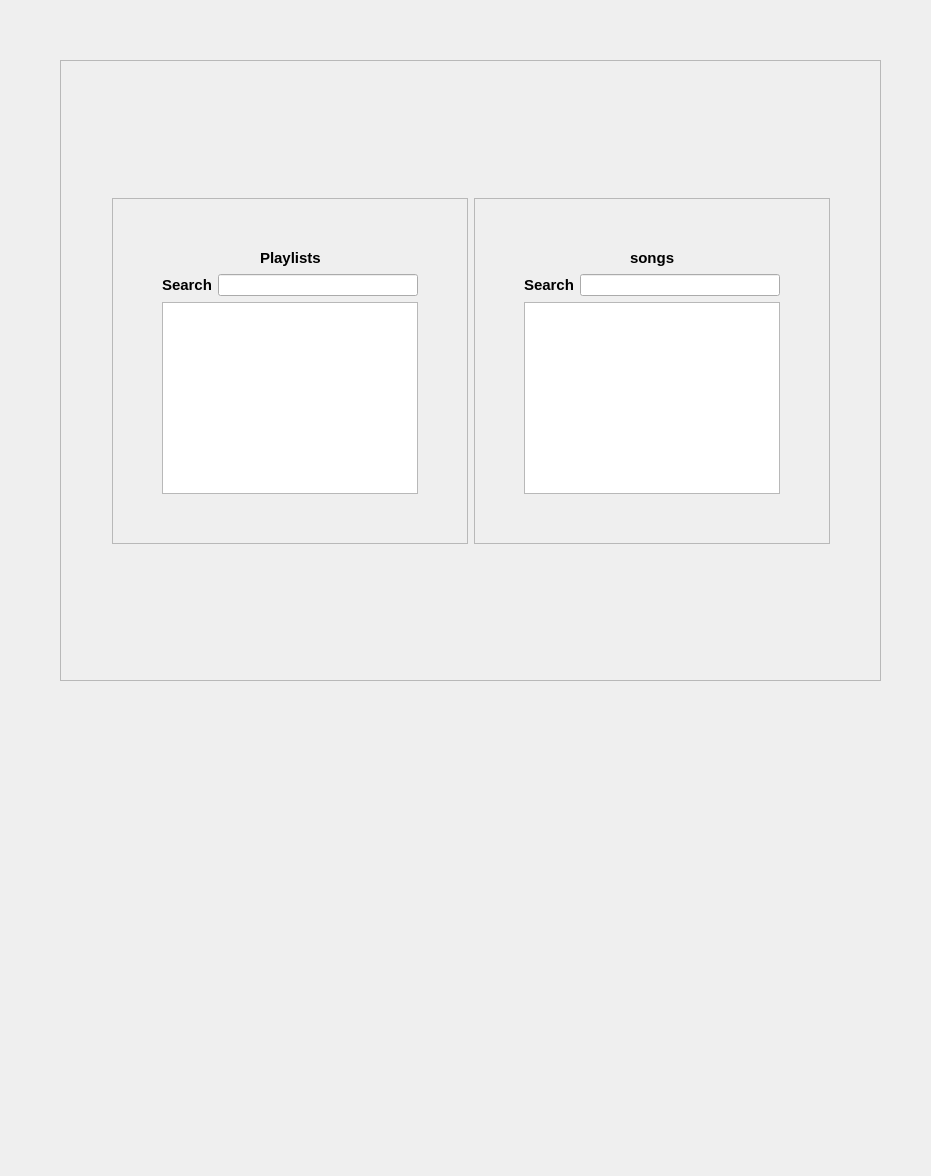
<?xml version="1.0" encoding="UTF-8"?>
<ui version="4.0">
 <class>playmusicwindow</class>
 <widget class="QDialog" name="playmusicwindow">
  <property name="geometry">
   <rect>
    <x>0</x>
    <y>0</y>
    <width>931</width>
    <height>1176</height>
   </rect>
  </property>
  <property name="windowTitle">
   <string>Dialog</string>
  </property>
  <widget class="QFrame" name="frame_3">
   <property name="geometry">
    <rect>
     <x>60</x>
     <y>60</y>
     <width>821</width>
     <height>621</height>
    </rect>
   </property>
   <property name="frameShape">
    <enum>QFrame::Shape::StyledPanel</enum>
   </property>
   <property name="frameShadow">
    <enum>QFrame::Shadow::Raised</enum>
   </property>
   <layout class="QGridLayout" name="gridLayout_3">
    <item row="1" column="1">
     <layout class="QHBoxLayout" name="horizontalLayout_5">
      <item>
       <widget class="QFrame" name="frame">
        <property name="frameShape">
         <enum>QFrame::Shape::StyledPanel</enum>
        </property>
        <property name="frameShadow">
         <enum>QFrame::Shadow::Raised</enum>
        </property>
        <layout class="QGridLayout" name="gridLayout">
         <item row="0" column="1">
          <spacer name="verticalSpacer_2">
           <property name="orientation">
            <enum>Qt::Orientation::Vertical</enum>
           </property>
           <property name="sizeHint" stdset="0">
            <size>
             <width>20</width>
             <height>40</height>
            </size>
           </property>
          </spacer>
         </item>
         <item row="1" column="1">
          <layout class="QVBoxLayout" name="verticalLayout">
           <item>
            <layout class="QHBoxLayout" name="horizontalLayout_3">
             <item>
              <spacer name="horizontalSpacer">
               <property name="orientation">
                <enum>Qt::Orientation::Horizontal</enum>
               </property>
               <property name="sizeHint" stdset="0">
                <size>
                 <width>40</width>
                 <height>20</height>
                </size>
               </property>
              </spacer>
             </item>
             <item>
              <widget class="QLabel" name="label_palylists">
               <property name="text">
                <string>&lt;html&gt;&lt;head/&gt;&lt;body&gt;&lt;p&gt;&lt;span style=&quot; font-size:11pt; font-weight:700;&quot;&gt;Playlists&lt;/span&gt;&lt;/p&gt;&lt;/body&gt;&lt;/html&gt;</string>
               </property>
              </widget>
             </item>
             <item>
              <spacer name="horizontalSpacer_2">
               <property name="orientation">
                <enum>Qt::Orientation::Horizontal</enum>
               </property>
               <property name="sizeHint" stdset="0">
                <size>
                 <width>40</width>
                 <height>20</height>
                </size>
               </property>
              </spacer>
             </item>
            </layout>
           </item>
           <item>
            <layout class="QHBoxLayout" name="horizontalLayout">
             <item>
              <widget class="QLabel" name="label">
               <property name="text">
                <string>&lt;html&gt;&lt;head/&gt;&lt;body&gt;&lt;p&gt;&lt;span style=&quot; font-size:11pt; font-weight:700;&quot;&gt;Search&lt;/span&gt;&lt;/p&gt;&lt;/body&gt;&lt;/html&gt;</string>
               </property>
              </widget>
             </item>
             <item>
              <widget class="QLineEdit" name="lineEdit_search_playlist"/>
             </item>
            </layout>
           </item>
           <item>
            <widget class="QTableWidget" name="tableWidget_playlist_names"/>
           </item>
          </layout>
         </item>
         <item row="2" column="1">
          <spacer name="verticalSpacer">
           <property name="orientation">
            <enum>Qt::Orientation::Vertical</enum>
           </property>
           <property name="sizeHint" stdset="0">
            <size>
             <width>20</width>
             <height>40</height>
            </size>
           </property>
          </spacer>
         </item>
         <item row="1" column="0">
          <spacer name="horizontalSpacer_3">
           <property name="orientation">
            <enum>Qt::Orientation::Horizontal</enum>
           </property>
           <property name="sizeHint" stdset="0">
            <size>
             <width>40</width>
             <height>20</height>
            </size>
           </property>
          </spacer>
         </item>
         <item row="1" column="2">
          <spacer name="horizontalSpacer_4">
           <property name="orientation">
            <enum>Qt::Orientation::Horizontal</enum>
           </property>
           <property name="sizeHint" stdset="0">
            <size>
             <width>40</width>
             <height>20</height>
            </size>
           </property>
          </spacer>
         </item>
        </layout>
       </widget>
      </item>
      <item>
       <widget class="QFrame" name="frame_2">
        <property name="frameShape">
         <enum>QFrame::Shape::StyledPanel</enum>
        </property>
        <property name="frameShadow">
         <enum>QFrame::Shadow::Raised</enum>
        </property>
        <layout class="QGridLayout" name="gridLayout_2">
         <item row="2" column="1">
          <spacer name="verticalSpacer_3">
           <property name="orientation">
            <enum>Qt::Orientation::Vertical</enum>
           </property>
           <property name="sizeHint" stdset="0">
            <size>
             <width>20</width>
             <height>40</height>
            </size>
           </property>
          </spacer>
         </item>
         <item row="0" column="1">
          <spacer name="verticalSpacer_4">
           <property name="orientation">
            <enum>Qt::Orientation::Vertical</enum>
           </property>
           <property name="sizeHint" stdset="0">
            <size>
             <width>20</width>
             <height>40</height>
            </size>
           </property>
          </spacer>
         </item>
         <item row="1" column="2">
          <spacer name="horizontalSpacer_8">
           <property name="orientation">
            <enum>Qt::Orientation::Horizontal</enum>
           </property>
           <property name="sizeHint" stdset="0">
            <size>
             <width>40</width>
             <height>20</height>
            </size>
           </property>
          </spacer>
         </item>
         <item row="1" column="1">
          <layout class="QVBoxLayout" name="verticalLayout_2">
           <item>
            <layout class="QHBoxLayout" name="horizontalLayout_4">
             <item>
              <spacer name="horizontalSpacer_5">
               <property name="orientation">
                <enum>Qt::Orientation::Horizontal</enum>
               </property>
               <property name="sizeHint" stdset="0">
                <size>
                 <width>40</width>
                 <height>20</height>
                </size>
               </property>
              </spacer>
             </item>
             <item>
              <widget class="QLabel" name="label_songs">
               <property name="text">
                <string>&lt;html&gt;&lt;head/&gt;&lt;body&gt;&lt;p&gt;&lt;span style=&quot; font-size:11pt; font-weight:700;&quot;&gt;songs&lt;/span&gt;&lt;/p&gt;&lt;/body&gt;&lt;/html&gt;</string>
               </property>
              </widget>
             </item>
             <item>
              <spacer name="horizontalSpacer_6">
               <property name="orientation">
                <enum>Qt::Orientation::Horizontal</enum>
               </property>
               <property name="sizeHint" stdset="0">
                <size>
                 <width>40</width>
                 <height>20</height>
                </size>
               </property>
              </spacer>
             </item>
            </layout>
           </item>
           <item>
            <layout class="QHBoxLayout" name="horizontalLayout_2">
             <item>
              <widget class="QLabel" name="label_2">
               <property name="text">
                <string>&lt;html&gt;&lt;head/&gt;&lt;body&gt;&lt;p&gt;&lt;span style=&quot; font-size:11pt; font-weight:700;&quot;&gt;Search&lt;/span&gt;&lt;/p&gt;&lt;/body&gt;&lt;/html&gt;</string>
               </property>
              </widget>
             </item>
             <item>
              <widget class="QLineEdit" name="lineEdit_search_song"/>
             </item>
            </layout>
           </item>
           <item>
            <widget class="QTableWidget" name="tableWidget_songs_of_playlist"/>
           </item>
          </layout>
         </item>
         <item row="1" column="0">
          <spacer name="horizontalSpacer_7">
           <property name="orientation">
            <enum>Qt::Orientation::Horizontal</enum>
           </property>
           <property name="sizeHint" stdset="0">
            <size>
             <width>40</width>
             <height>20</height>
            </size>
           </property>
          </spacer>
         </item>
        </layout>
       </widget>
      </item>
     </layout>
    </item>
    <item row="2" column="1">
     <spacer name="verticalSpacer_5">
      <property name="orientation">
       <enum>Qt::Orientation::Vertical</enum>
      </property>
      <property name="sizeHint" stdset="0">
       <size>
        <width>20</width>
        <height>40</height>
       </size>
      </property>
     </spacer>
    </item>
    <item row="1" column="0">
     <spacer name="horizontalSpacer_9">
      <property name="orientation">
       <enum>Qt::Orientation::Horizontal</enum>
      </property>
      <property name="sizeHint" stdset="0">
       <size>
        <width>40</width>
        <height>20</height>
       </size>
      </property>
     </spacer>
    </item>
    <item row="1" column="2">
     <spacer name="horizontalSpacer_10">
      <property name="orientation">
       <enum>Qt::Orientation::Horizontal</enum>
      </property>
      <property name="sizeHint" stdset="0">
       <size>
        <width>40</width>
        <height>20</height>
       </size>
      </property>
     </spacer>
    </item>
    <item row="0" column="1">
     <spacer name="verticalSpacer_6">
      <property name="orientation">
       <enum>Qt::Orientation::Vertical</enum>
      </property>
      <property name="sizeHint" stdset="0">
       <size>
        <width>20</width>
        <height>40</height>
       </size>
      </property>
     </spacer>
    </item>
   </layout>
  </widget>
 </widget>
 <resources/>
 <connections/>
</ui>
